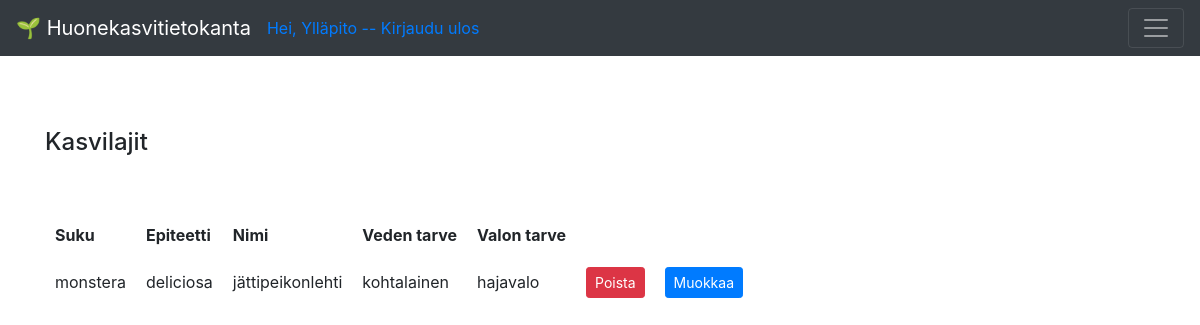
The app's page /species (signed in), older data.
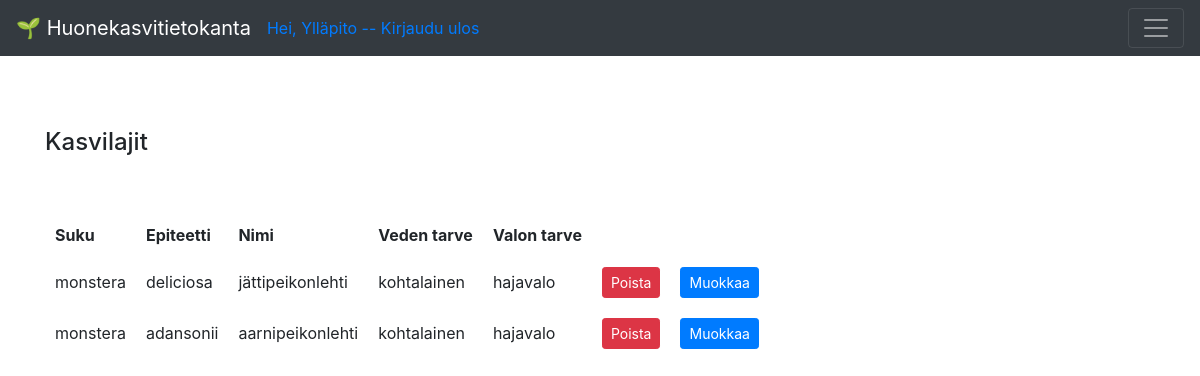
The same page, newer data.
### application/species/models.py (models this page shows, shortened)
class Species(Base):
    __tablename__ = "species"
    genus = db.Column(db.String(144), nullable=False)
    epithet = db.Column(db.String(144), nullable=False)
    water = db.Column(db.String(144), nullable=False)
    light = db.Column(db.String(144), nullable=False)
    plants = db.relationship('Plant', backref='plant_species', lazy=True)

### application/species/views.py (the view)
@app.route("/species", methods=["GET"])
@login_required(role = "ANY")
def species_index():
    return render_template("species/list.html", species = Species.query.all())

### application/__init__.py (called while the page is built)
def login_required(role = "ANY"):
    def wrapper(fn):
        @wraps(fn)
        def decorated_view(*args, **kwargs):
            if not current_user:
                return login_manager.unauthorized()
            if not current_user.is_authenticated:
                return login_manager.unauthorized()
            unauthorized = False
            if not role == "ANY":
                unauthorized = True
                for user_role in current_user.userrole():
                    if user_role == role:
                        unauthorized = False
                        break
            if unauthorized:
                return login_manager.unauthorized()
            return fn(*args, **kwargs)
        return decorated_view
    return wrapper

@login_manager.user_loader
def load_user(user_id):
    return User.query.get(user_id)

### application/templates/species/list.html
{% extends "layout.html" %}
{% block body %}
<h4>Kasvilajit</h4>
<br>
<br>
<table cellpadding="20">
  <tr>
    <th>Suku</th>
    <th>Epiteetti</th>
    <th>Nimi</th>
    <th>Veden tarve</th>
    <th>Valon tarve</th>
  </tr>
  {% for species in species %}
  <tr>
    <td>{{ species.genus }}</td>
    <td>{{ species.epithet }}</td>
    <td>{{ species.name }}</td>
    <td>{{ species.water }}</td>
    <td>{{ species.light }}</td>
    <td>
      {% if current_user.id == 1 %}
      <form method="POST" action="{{ url_for('species_delete', species_id=species.id) }}">
        <button type="submit" class="btn btn-danger btn-sm">Poista</button>
      </form>
    </td>
    <td>
      <form method="POST" action="{{ url_for('species_edit', species_id=species.id) }}">
        <button type="submit" class="btn btn-primary btn-sm">Muokkaa</button>
      </form>
    </td>
    {% endif %}
    <td>
    </td>
  </tr>
  {% endfor %}
</table>
{% endblock %}

Row changes from the older to the newer data that the page shows:
added Species: genus "monstera", epithet "adansonii", name "aarnipeikonlehti", water "kohtalainen", light "hajavalo"
